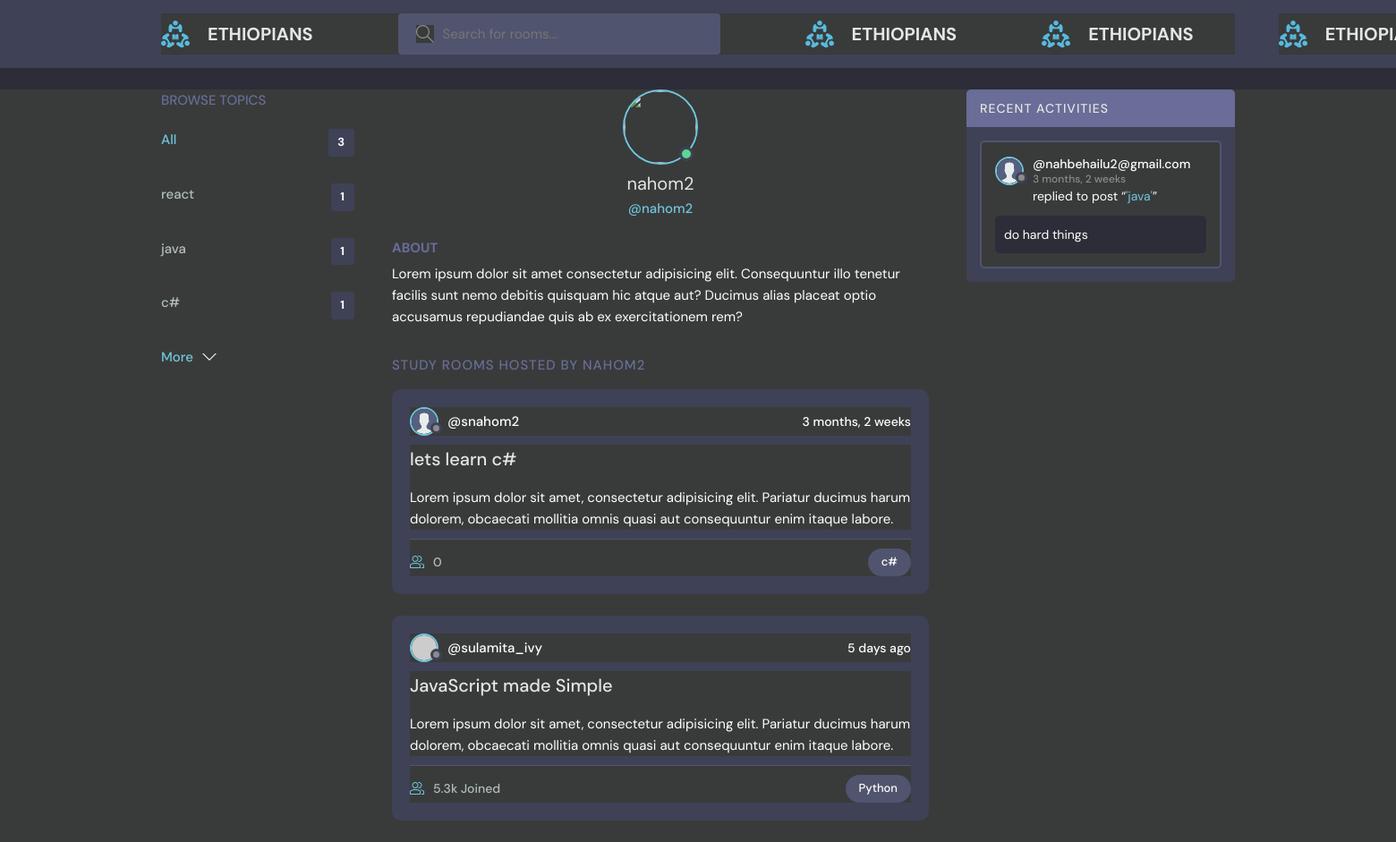
Screenshot of /profile/3/ with the database file from the repository.
### base/models.py (models this page shows, shortened)
class Topic(models.Model):
    name=models.CharField(max_length=200)

class User(AbstractUser):
    name=models.CharField(max_length=200 ,null=True)
    email=models.EmailField( unique=True, null=True)
    bio=models.TextField(null=True,blank=True)
    avatar=models.ImageField( null=True,default='avatar.svg')
    REQUIRED_FIELDS=[]
    USERNAME_FIELD='email'

class Room(models.Model):
    host=models.ForeignKey(User, on_delete=models.SET_NULL,null=True)
    topic=models.ForeignKey(Topic, on_delete=models.SET_NULL,null=True)
    participants=models.ManyToManyField(User,related_name='participants',blank=True)
    name=models.CharField(max_length=200)
    descriptions=models.TextField(null=True,blank=True)
    created=models.DateTimeField(auto_now_add=True)
    updated=models.DateTimeField(auto_now=True)
    class Meta:
        ordering=['-updated','-created']
    def __str__(self):
        return self.name

class Message(models.Model):
    user=models.ForeignKey(User,on_delete=models.SET_NULL,null=True)
    room=models.ForeignKey(Room,on_delete=models.CASCADE)
    body=models.TextField()
    created=models.DateTimeField(auto_now_add=True)
    updated=models.DateTimeField(auto_now=True)

### base/views.py (the view)
# urls.py: path('profile/<str:pk>/',views.userProfile , name='profile'),
def userProfile(request,pk):
    user=User.objects.get(id=pk)
    rooms=user.room_set.all()
    recent_message=user.message_set.all()
    topics=Topic.objects.all()
    context={'user':user,'rooms':rooms,'recent_message':recent_message,'topics':topics}
    return render(request,'base/profile.html',context)

### base/templates/base/profile.html (shortened to what this page needs)
{% extends 'main.html' %}
{% block content %}
  <main class="profile-page layout layout--3">
    <div class="container">
      <div class="topics">
        <div class="topics__header">
          <h2>Browse Topics</h2>
        </div>
        {% include 'base/topic_component.html' %}
      </div>
      <div class="roomList">
        <div class="profile">
          <div class="profile__avatar">
            <div class="avatar avatar--large active">
              <img src="{{request.user.avatar.url}}" />
            </div>
          </div>
          <div class="profile__info">
            <h3>{{user.username}}</h3>
            <p>@{{user.username}}</p>
          </div>
          <div class="profile__about">
            <h3>About</h3>
            <p>
              Lorem ipsum dolor sit amet consectetur adipisicing elit. Consequuntur illo tenetur
              facilis sunt nemo debitis quisquam hic atque aut? Ducimus alias placeat optio
              accusamus repudiandae quis ab ex exercitationem rem?
            </p>
          </div>
        </div>
        <div class="roomList__header">
          <div>
            <h2>Study Rooms Hosted by {{user.username}}</a>
            </h2>
          </div>
        </div>
     {% include 'base/feed_component.html' %}
        <div class="roomListRoom">
          <div class="roomListRoom__header">
            <a href="profile.html" class="roomListRoom__author">
              <div class="avatar avatar--small">
                <img src="https://randomuser.me/api/portraits/women/11.jpg" />
              </div>
              <span>@sulamita_ivy</span>
            </a>
            <div class="roomListRoom__actions">
              <span>5 days ago</span>
            </div>
          </div>
          <div class="roomListRoom__content">
            <a href="room.html">JavaScript made Simple</a>
            <p>
              Lorem ipsum dolor sit amet, consectetur adipisicing elit. Pariatur ducimus harum
              dolorem, obcaecati mollitia omnis quasi aut consequuntur enim itaque labore.
            </p>
          </div>
          <div class="roomListRoom__meta">
            <a href="room.html" class="roomListRoom__joined">
              5.3k Joined
            </a>
            <p class="roomListRoom__topic">Python</p>
          </div>
        </div>
      </div>
      {% include 'base/activity_component.html' %}
    </div>
  </main>
  {% endblock content %}

### base/templates/base/topic_component.html (shortened to what this page needs)
<div class="topics">
    <ul class="topics__list">
      <li>
        <a href="{% url 'home' %}" class="active">All <span>{{topics.count}}</span></a>
      </li>
      {% for topic in topics%}
      <li>
        <a href="{% url 'home'%}?q={{topic.name}}">{{topic.name}} <span>{{topic.room_set.all.count}}</span></a>
      </li>
      {%endfor%}
    </ul>
    <a class="btn btn--link" href="{% url 'topics' %}">
      More
      <svg version="1.1" xmlns="http://www.w3.org/2000/svg" width="32" height="32" viewBox="0 0 32 32">
        <title>chevron-down</title>
        <path d="M16 21l-13-13h-3l16 16 16-16h-3l-13 13z"></path>
      </svg>
    </a>
  </div>

### base/templates/base/feed_component.html (shortened to what this page needs)
{% for room in rooms %}
<div class="roomListRoom">
  <div class="roomListRoom__header">
    <a href="{%url 'profile' room.host.id %}" class="roomListRoom__author">
      <div class="avatar avatar--small">
        <img src="{{room.host.avatar.url}}" />
      </div>
      <span>@s{{room.host.username}}</span>
    </a>
    <div class="roomListRoom__actions">
      <span>{{room.created|timesince}}</span>
    </div>
  </div>
  <div class="roomListRoom__content">
    <a href="/room/{{room.id}}">{{room.name}}</a>
    <p>
      Lorem ipsum dolor sit amet, consectetur adipisicing elit. Pariatur ducimus harum dolorem, obcaecati
      mollitia omnis quasi aut consequuntur enim itaque labore.
    </p>
  </div>
  <div class="roomListRoom__meta">
    <a href="{% url 'room-form' %}" class="roomListRoom__joined">
     {{room.participants.all.count}}
    </a>
    <p class="roomListRoom__topic">{{room.topic.name}}</p>
  </div>
</div>
{% endfor %}

### base/templates/base/activity_component.html (shortened to what this page needs)
<div class="activities">
   <div class="activities__header">
     <h2>Recent Activities</h2>
   </div>
   {% for message in recent_message %}
   <div class="activities__box">
     <div class="activities__boxHeader roomListRoom__header">
       <a href="{% url 'profile' message.user.id %}" class="roomListRoom__author">
         <div class="avatar avatar--small">
           <img src="{{message.user.avatar.url}}" />
         </div>
         <p>
           @{{message.user}}
           <span>{{message.created|timesince}}</span>
         </p>
       </a>
     </div>
     <div class="activities__boxContent">
       <p>replied to post “<a href="{% url 'room' message.room.id %}">'{{message.room}}'</a>”</p>
       <div class="activities__boxRoomContent">
         {{message.body}}
       </div>
     </div>
   </div>
{%endfor%}
 </div>

### static/styles/main.css (style rules this page uses)
* { background-color: rgb(57, 59, 59); color: white; }

### rows the page displays
Topic: name "react", room_set.all.count "1"
Topic: name "java", room_set.all.count "1"
Topic: name "c#", room_set.all.count "1"
User: username "nahom2", username "NAHOM2"
Room: host.avatar (placeholder picture), host.username "nahom2", created "3 months, 2 weeks", name "lets learn c#", participants.all.count "0", topic.name "c#"
Message: user.avatar (placeholder picture), user "nahbehailu2@gmail.com", created "3 months, 2 weeks", room "java", body "do hard things"

### other values shown
{{ topics.count }} "3"
